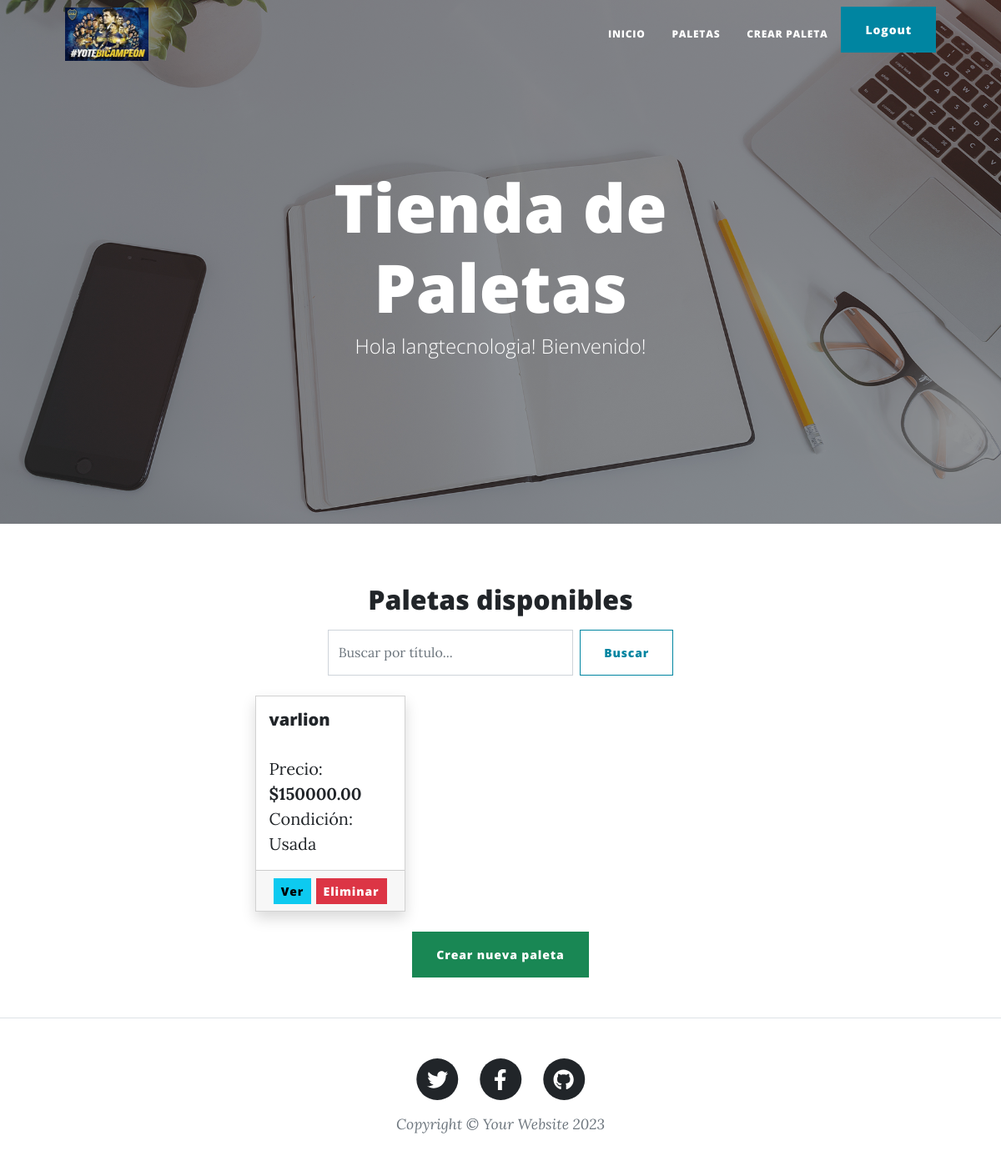
Page /paletas/ (signed in) on the earlier database version.
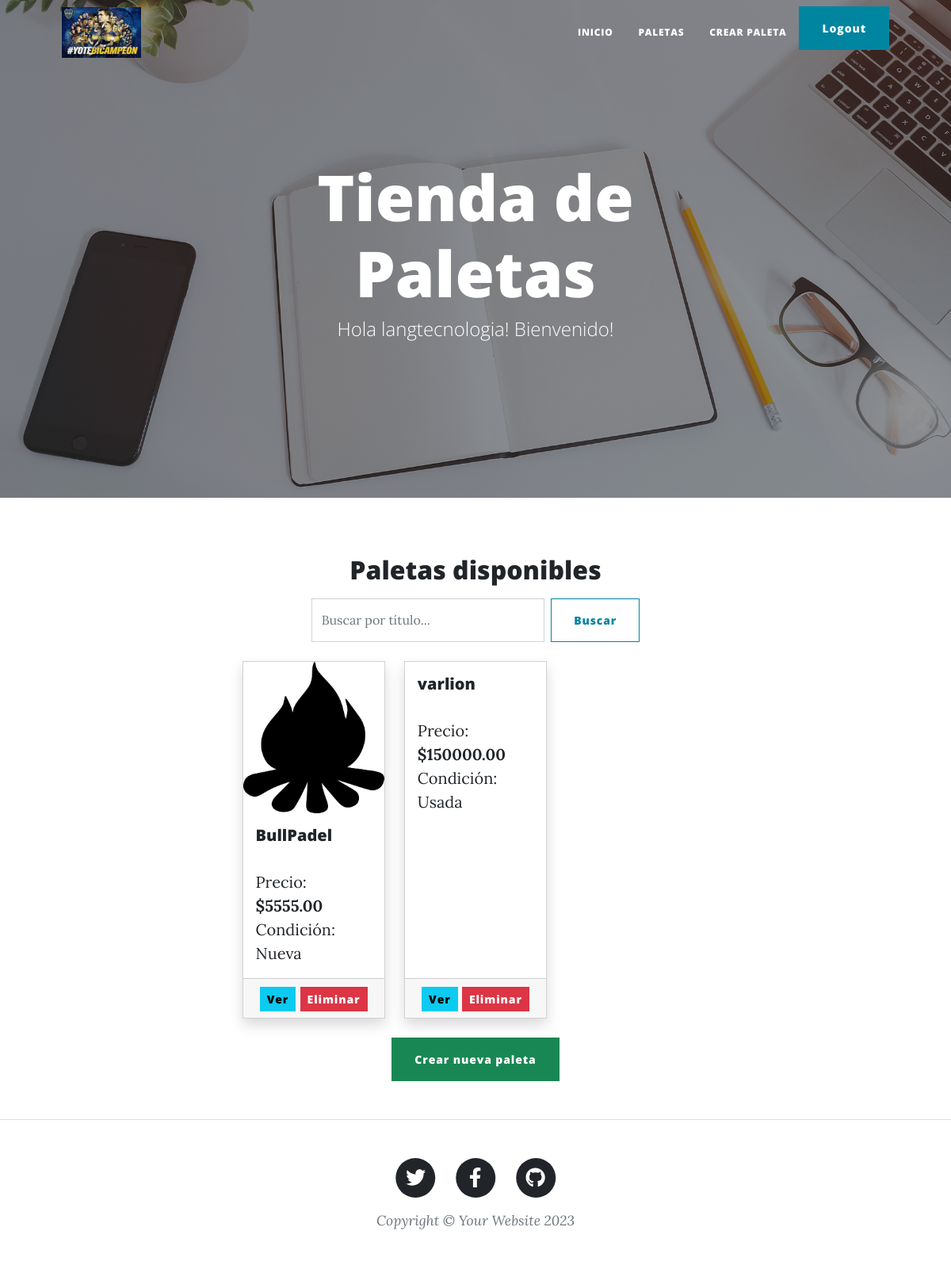
Same page on the later database version.
### usuarios/models.py (models this page shows, shortened)
class Avatar(models.Model):
    user = models.OneToOneField(
        User, on_delete=models.CASCADE, related_name='avatar')
    imagen = models.ImageField(upload_to='avatares')

### mi_primer_app/models.py (models this page shows, shortened)
class Paleta(models.Model):
    PALETA_TIPOS = (
        ('nueva', 'Nueva'),
        ('usada', 'Usada'),
    )
    title = models.CharField(max_length=200)
    description = models.TextField()
    price = models.DecimalField(max_digits=8, decimal_places=2)
    condition = models.CharField(max_length=6, choices=PALETA_TIPOS)
    image = models.ImageField(upload_to='paletas/', null=True, blank=True)
    created_at = models.DateTimeField(auto_now_add=True)

### mi_primer_app/views.py (the view)
# urls.py: path('paletas/', views.listar_paletas, name='listar-paletas'),  # nombre que usas para listar
def listar_paletas(request):
    query = request.GET.get('q')
    if query:
        paletas_list = Paleta.objects.filter(title__icontains=query).order_by('-created_at')
    else:
        paletas_list = Paleta.objects.all().order_by('-created_at')
    paginator = Paginator(paletas_list, 6)
    page_number = request.GET.get('page')
    page_obj = paginator.get_page(page_number)
    return render(request, 'mi_primer_app/listar_paletas.html', {'page_obj': page_obj, 'paletas': page_obj})

### mi_primer_app/templates/mi_primer_app/listar_paletas.html
{% extends "padre.html" %}
{% load static %}
{% block content %}
<h2 class="text-center mt-4">Paletas disponibles</h2>
<form method="get" class="d-flex justify-content-center mt-3 mb-4">
    <input type="text" name="q" class="form-control w-50 me-2" placeholder="Buscar por título..." value="{{ request.GET.q }}">
    <button type="submit" class="btn btn-outline-primary">Buscar</button>
</form>
<div class="row row-cols-1 row-cols-md-2 row-cols-lg-3 g-4">
    {% for paleta in paletas %}
    <div class="col">
        <div class="card h-100 shadow">
            {% if paleta.image %}
            <img src="{{ paleta.image.url }}" class="card-img-top" alt="{{ paleta.title }}">
            {% endif %}
            <div class="card-body">
                <h5 class="card-title">{{ paleta.title }}</h5>
                <p class="card-text">
                    Precio: <strong>${{ paleta.price }}</strong><br>
                    Condición: {{ paleta.get_condition_display }}
                </p>
            </div>
            <div class="card-footer text-center">
                <a href="{% url 'detalle-paleta' paleta.pk %}" class="btn btn-sm btn-info">Ver</a>
                <a href="{% url 'eliminar-paleta' paleta.pk %}" class="btn btn-sm btn-danger">Eliminar</a>
            </div>
        </div>
    </div>
    {% empty %}
    <div class="col">
        <div class="alert alert-warning text-center w-100">
            No se encontraron paletas.
        </div>
    </div>
    {% endfor %}
</div>
<div class="text-center mt-4 mb-5">
    <a href="{% url 'crear-paleta' %}" class="btn btn-success">Crear nueva paleta</a>
</div>
{% endblock %}

### templates/padre.html (shortened to what this page needs)
{% load static %}
<!DOCTYPE html>
<html lang="en">
    <head>
        <link href="{% static 'css/styles.css' %}" rel="stylesheet" />
    </head>
    <body>
        <nav class="navbar navbar-expand-lg navbar-light" id="mainNav">
            <div class="container px-4 px-lg-5">
                   {% if user.avatar.imagen %}
                        <img style="width: 100px; heigth: 100px" src="{{user.avatar.imagen.url}}" alt="">
                    {% endif %}
                <div class="collapse navbar-collapse" id="navbarResponsive">
                    <ul class="navbar-nav ms-auto py-4 py-lg-0">
                        <li class="nav-item"><a class="nav-link px-lg-3 py-3 py-lg-4" href="{% url 'inicio' %}">Inicio</a></li>
                        <li class="nav-item"><a class="nav-link px-lg-3 py-3 py-lg-4" href="{% url 'listar-paletas' %}">Paletas</a></li>
                        <li class="nav-item"><a class="nav-link px-lg-3 py-3 py-lg-4" href="{% url 'crear-paleta' %}">Crear Paleta</a></li>
                        {% if user.is_authenticated %}
                            <li class="nav-item">
                                <form action="{% url "logout" %}" method="POST">
                                <button type="submit" class="btn btn-primary">Logout</button>
                                </form>
                            </li>
                        {% else %}
                            <li class="nav-item"><a class="nav-link px-lg-3 py-3 py-lg-4" href="{% url 'login' %}">Login</a></li>
                            <li class="nav-item"><a class="nav-link px-lg-3 py-3 py-lg-4" href="{% url 'register' %}">Registro</a></li>
                        {% endif %}
                    </ul>
                </div>
            </div>
        </nav>
        <header class="masthead" style="background-image: url('assets/img/home-bg.jpg')">
            <div class="container position-relative px-4 px-lg-5">
                <div class="row gx-4 gx-lg-5 justify-content-center">
                    <div class="col-md-10 col-lg-8 col-xl-7">
                        <div class="site-heading">
                            <h1>Tienda de Paletas</h1>
                            <span class="subheading">Hola {{user.username}}! Bienvenido!</span>
                        </div>
                    </div>
                </div>
            </div>
        </header>
        <div class="container px-4 px-lg-5">
            <div class="row gx-4 gx-lg-5 justify-content-center">
                <div class="col-md-10 col-lg-8 col-xl-7">
                    {% block content %}
                    {% endblock %}
                </div>
            </div>
        </div>
        <footer class="border-top">
            <div class="container px-4 px-lg-5">
                <div class="row gx-4 gx-lg-5 justify-content-center">
                    <div class="col-md-10 col-lg-8 col-xl-7">
                        <ul class="list-inline text-center">
                            <li class="list-inline-item">
                                <a href="#!">
                                    <span class="fa-stack fa-lg">
                                        <i class="fas fa-circle fa-stack-2x"></i>
                                        <i class="fab fa-twitter fa-stack-1x fa-inverse"></i>
                                    </span>
                                </a>
                            </li>
                            <li class="list-inline-item">
                                <a href="#!">
                                    <span class="fa-stack fa-lg">
                                        <i class="fas fa-circle fa-stack-2x"></i>
                                        <i class="fab fa-facebook-f fa-stack-1x fa-inverse"></i>
                                    </span>
                                </a>
                            </li>
                            <li class="list-inline-item">
                                <a href="#!">
                                    <span class="fa-stack fa-lg">
                                        <i class="fas fa-circle fa-stack-2x"></i>
                                        <i class="fab fa-github fa-stack-1x fa-inverse"></i>
                                    </span>
                                </a>
                            </li>
                        </ul>
                        <div class="small text-center text-muted fst-italic">Copyright &copy; Your Website 2023</div>
                    </div>
                </div>
            </div>
        </footer>
    </body>
</html>

Differences in the rows shown:
added Paleta: image (picture), title "BullPadel", price "5555.00", condition "Nueva"
